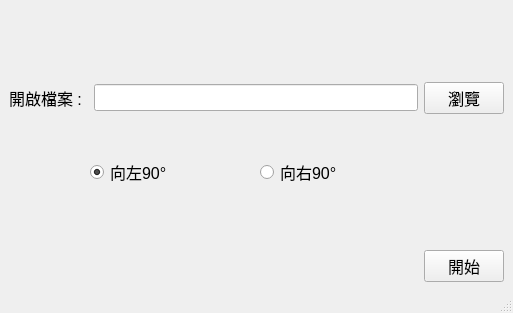
<?xml version="1.0" encoding="UTF-8"?>
<ui version="4.0">
 <class>MainWindow</class>
 <widget class="QMainWindow" name="MainWindow">
  <property name="geometry">
   <rect>
    <x>0</x>
    <y>0</y>
    <width>513</width>
    <height>313</height>
   </rect>
  </property>
  <property name="sizePolicy">
   <sizepolicy hsizetype="Expanding" vsizetype="Expanding">
    <horstretch>0</horstretch>
    <verstretch>0</verstretch>
   </sizepolicy>
  </property>
  <property name="windowTitle">
   <string>影片翻轉</string>
  </property>
  <property name="styleSheet">
   <string notr="true"/>
  </property>
  <widget class="QWidget" name="centralwidget">
   <layout class="QGridLayout" name="gridLayout">
    <item row="2" column="2">
     <widget class="QLineEdit" name="filePath">
      <property name="font">
       <font>
        <pointsize>12</pointsize>
       </font>
      </property>
     </widget>
    </item>
    <item row="2" column="3">
     <widget class="QPushButton" name="searchFile">
      <property name="font">
       <font>
        <pointsize>12</pointsize>
       </font>
      </property>
      <property name="text">
       <string>瀏覽</string>
      </property>
     </widget>
    </item>
    <item row="8" column="3">
     <widget class="QPushButton" name="confirm">
      <property name="font">
       <font>
        <pointsize>12</pointsize>
       </font>
      </property>
      <property name="text">
       <string>開始</string>
      </property>
     </widget>
    </item>
    <item row="0" column="2">
     <spacer name="verticalSpacer">
      <property name="orientation">
       <enum>Qt::Vertical</enum>
      </property>
      <property name="sizeHint" stdset="0">
       <size>
        <width>20</width>
        <height>40</height>
       </size>
      </property>
     </spacer>
    </item>
    <item row="3" column="2">
     <spacer name="verticalSpacer_3">
      <property name="orientation">
       <enum>Qt::Vertical</enum>
      </property>
      <property name="sizeHint" stdset="0">
       <size>
        <width>20</width>
        <height>40</height>
       </size>
      </property>
     </spacer>
    </item>
    <item row="2" column="0">
     <widget class="QLabel" name="openFileLabel">
      <property name="font">
       <font>
        <pointsize>12</pointsize>
       </font>
      </property>
      <property name="text">
       <string>開啟檔案 :</string>
      </property>
     </widget>
    </item>
    <item row="8" column="1" colspan="2" alignment="Qt::AlignRight">
     <widget class="QLabel" name="labelTimer">
      <property name="text">
       <string/>
      </property>
     </widget>
    </item>
    <item row="4" column="0" colspan="4">
     <layout class="QGridLayout" name="gridLayout_2">
      <item row="1" column="1" alignment="Qt::AlignHCenter">
       <widget class="QLabel" name="labelLeft">
        <property name="sizePolicy">
         <sizepolicy hsizetype="Preferred" vsizetype="Preferred">
          <horstretch>0</horstretch>
          <verstretch>0</verstretch>
         </sizepolicy>
        </property>
        <property name="maximumSize">
         <size>
          <width>32</width>
          <height>32</height>
         </size>
        </property>
        <property name="text">
         <string/>
        </property>
        <property name="pixmap">
         <pixmap>static/images/left.png</pixmap>
        </property>
        <property name="scaledContents">
         <bool>true</bool>
        </property>
       </widget>
      </item>
      <item row="1" column="3" alignment="Qt::AlignHCenter">
       <widget class="QLabel" name="labelRight">
        <property name="maximumSize">
         <size>
          <width>32</width>
          <height>32</height>
         </size>
        </property>
        <property name="text">
         <string/>
        </property>
        <property name="pixmap">
         <pixmap>static/images/right.png</pixmap>
        </property>
        <property name="scaledContents">
         <bool>true</bool>
        </property>
       </widget>
      </item>
      <item row="0" column="1">
       <widget class="QRadioButton" name="radioLeft">
        <property name="font">
         <font>
          <pointsize>12</pointsize>
         </font>
        </property>
        <property name="text">
         <string>向左90°</string>
        </property>
        <property name="checked">
         <bool>true</bool>
        </property>
       </widget>
      </item>
      <item row="0" column="5">
       <spacer name="horizontalSpacer">
        <property name="orientation">
         <enum>Qt::Horizontal</enum>
        </property>
        <property name="sizeHint" stdset="0">
         <size>
          <width>40</width>
          <height>20</height>
         </size>
        </property>
       </spacer>
      </item>
      <item row="0" column="3">
       <widget class="QRadioButton" name="radioRight">
        <property name="font">
         <font>
          <pointsize>12</pointsize>
         </font>
        </property>
        <property name="autoFillBackground">
         <bool>false</bool>
        </property>
        <property name="text">
         <string>向右90°</string>
        </property>
       </widget>
      </item>
      <item row="0" column="2">
       <spacer name="horizontalSpacer_2">
        <property name="orientation">
         <enum>Qt::Horizontal</enum>
        </property>
        <property name="sizeHint" stdset="0">
         <size>
          <width>40</width>
          <height>20</height>
         </size>
        </property>
       </spacer>
      </item>
      <item row="0" column="4">
       <spacer name="horizontalSpacer_3">
        <property name="orientation">
         <enum>Qt::Horizontal</enum>
        </property>
        <property name="sizeHint" stdset="0">
         <size>
          <width>40</width>
          <height>20</height>
         </size>
        </property>
       </spacer>
      </item>
      <item row="0" column="0">
       <spacer name="horizontalSpacer_4">
        <property name="orientation">
         <enum>Qt::Horizontal</enum>
        </property>
        <property name="sizeHint" stdset="0">
         <size>
          <width>40</width>
          <height>20</height>
         </size>
        </property>
       </spacer>
      </item>
     </layout>
    </item>
    <item row="5" column="2">
     <spacer name="verticalSpacer_2">
      <property name="orientation">
       <enum>Qt::Vertical</enum>
      </property>
      <property name="sizeHint" stdset="0">
       <size>
        <width>20</width>
        <height>40</height>
       </size>
      </property>
     </spacer>
    </item>
    <item row="1" column="2">
     <spacer name="verticalSpacer_4">
      <property name="orientation">
       <enum>Qt::Vertical</enum>
      </property>
      <property name="sizeHint" stdset="0">
       <size>
        <width>20</width>
        <height>40</height>
       </size>
      </property>
     </spacer>
    </item>
   </layout>
  </widget>
  <widget class="QStatusBar" name="statusbar"/>
 </widget>
 <resources/>
 <connections/>
</ui>
